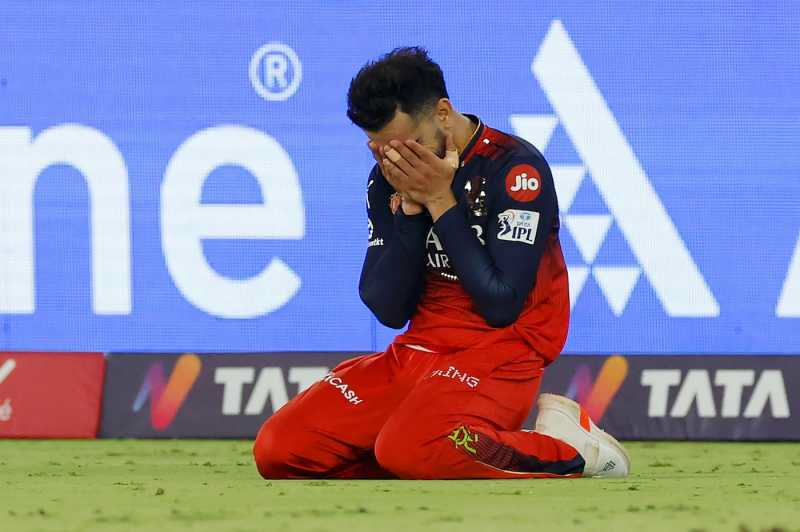
#> input picture kohli_countdown/assets/photo_1.jpg, 800 x 532 px
$ python -i render.py   (imports and definitions only)
#> lines starting #> are read from the running program, lines starting #| are printed output that depends on the picture
#!/usr/bin/env python3
"""Render the "Ranking the best days as a Kohli fan" countdown reel.

Usage:
    python3 render.py [config.json] [--preview]     # --preview = half-res, quick look

Everything (motion graphics, text, SFX, beat) is generated here. Drop your own
photos / face-cam into config.json ("image" per item, "facecam" at the top) and
re-render; nothing else needs touching.
"""
import json
import math
import os
import subprocess
import sys
import wave
from functools import lru_cache
from multiprocessing import Pool

import numpy as np
from PIL import Image, ImageDraw, ImageFilter, ImageFont

import music as bgm
import sfx

HERE = os.path.dirname(os.path.abspath(__file__))
W, H = 1080, 1920
FONT_DIR = "/usr/share/fonts/opentype/inter"
FONTS = {
    "black": "InterDisplay-Black.otf",
    "xbold": "InterDisplay-ExtraBold.otf",
    "bold": "Inter-Bold.otf",
    "semi": "Inter-SemiBold.otf",
    "italic": "InterDisplay-BoldItalic.otf",
}

GOLD = (255, 196, 0)   # accent; replaced by the brand theme in apply_theme()
BLUE = (30, 91, 255)
BG_TOP, BG_BOT = (12, 16, 34), (3, 4, 10)
LOGO = None
WHITE = (255, 255, 255)
MUTED = (160, 176, 210)
INK = (8, 11, 22)

CFG = None
SEGMENTS = []


# ----------------------------------------------------------------------------- helpers

def clamp(x, a=0.0, b=1.0):
    return max(a, min(b, x))


def prog(t, t0, dur):
    return clamp((t - t0) / dur)


def ease_out(x):
    return 1 - (1 - x) ** 3


def ease_in(x):
    return x ** 3


def ease_back(x, s=1.9):
    x -= 1
    return x * x * ((s + 1) * x + s) + 1


def hex_rgb(h):
    h = h.lstrip("#")
    return tuple(int(h[i:i + 2], 16) for i in (0, 2, 4))


@lru_cache(maxsize=64)
def font(weight, size):
    return ImageFont.truetype(os.path.join(FONT_DIR, FONTS[weight]), size)


# [53 lines left out: functions text_img, with_alpha, place, gradient_bg, not called in this run]


BOKEH = [(np.random.default_rng(i).uniform(0, W), np.random.default_rng(i + 99).uniform(0, H),
          np.random.default_rng(i + 7).uniform(20, 90), np.random.default_rng(i + 3).uniform(-25, 25))
         for i in range(14)]


# [23 lines left out: functions draw_background, rounded_mask, not called in this run]


@lru_cache(maxsize=16)
def load_image(path):
    return Image.open(path if os.path.isabs(path) else os.path.join(HERE, path)).convert("RGB")


# [30 lines left out: functions ken_burns, blurred_fill, not called in this run]


@lru_cache(maxsize=4)
def clip_frames(clip_dir):
    return sorted(os.path.join(clip_dir, f) for f in os.listdir(clip_dir))


def clip_frame(clip_dir, t):
    frames = clip_frames(clip_dir)
    return Image.open(frames[min(int(t * CFG["fps"]), len(frames) - 1)]).convert("RGB")


# [13 lines left out: function extract_clip, not called in this run]


# ----------------------------------------------------------------------------- scene pieces

CARD = (70, 690, 1010, 1130)
CARD_MEDIA = (30, 625, 1050, 1325)  # near full-bleed when it holds a photo / clip


def card_box(item):
    return CARD_MEDIA if (item.get("image") or item.get("clip")) else CARD
VO_START = {"hook": 0.15, "item": 0.55, "outro": 0.55}
VO_TAIL = {"hook": 0.35, "item": 0.5, "outro": 1.0}


# [213 lines left out: functions draw_header, draw_card, draw_rank_block, chip_img, extras_timing, draw_caption and 1 more, not called in this run]


CONFETTI = [(np.random.default_rng(s).uniform(0, W), np.random.default_rng(s + 1).uniform(380, 720),
             np.random.default_rng(s + 2).uniform(-80, 80), np.random.default_rng(s + 3).uniform(0, 6.28),
             s % 3) for s in range(110)]


# [85 lines left out: functions draw_confetti, scene_item, flash, scene_hook, not called in this run]


def on_color(c):
    """Ink or white, whichever reads on top of colour c."""
    return INK if (0.299 * c[0] + 0.587 * c[1] + 0.114 * c[2]) > 150 else WHITE


# [167 lines left out: functions logo_img, draw_logo, apply_theme, scene_suspense, scene_outro, attach_voiceover and 3 more, not called in this run]


# ----------------------------------------------------------------------------- render

def render_frame(i):
    t = i / CFG["fps"]
    for kind, data, t0, dur in SEGMENTS:
        if t0 <= t < t0 + dur:
            lt = t - t0
            if kind == "hook":
                img = scene_hook(lt, data)
            elif kind == "suspense":
                img = scene_suspense(lt, dur)
            elif kind == "outro":
                img = scene_outro(lt, data)
            else:
                img = scene_item(lt, *data)
            break
    else:
        img = scene_outro(SEGMENTS[-1][3] - 0.01, SEGMENTS[-1][1])
    img = img.convert("RGB")
    if PREVIEW:
        img = img.resize((W // 2, H // 2), Image.BILINEAR)
    return img.tobytes()


PREVIEW = False


# [83 lines left out: functions part_config, main, render_part, not called in this run]


# [2 lines not run here, left out]

>>> import cv2
>>> picture = cv2.imread('assets/photo_1.jpg', cv2.IMREAD_GRAYSCALE)
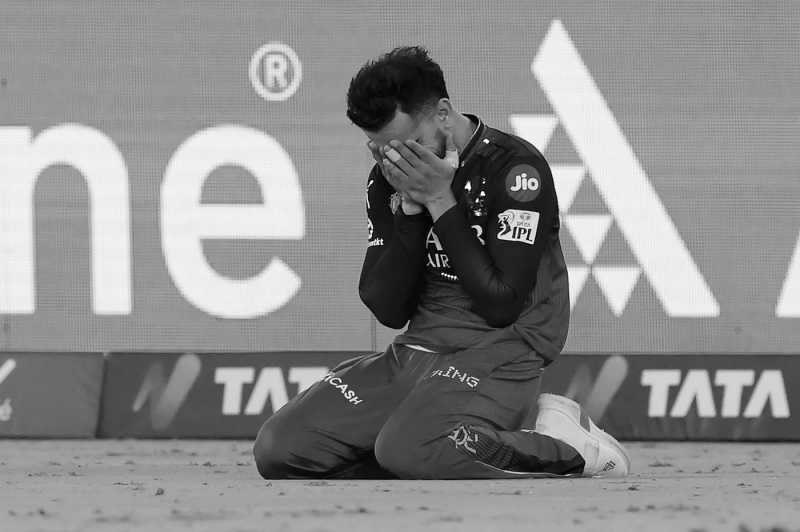
#> picture: shape (532, 800); min 0, max 255, mean 139.5
#> (the run stopped early here; a loop or call above may not have finished)

$ run again, on kohli_countdown/assets/photo_2.jpg
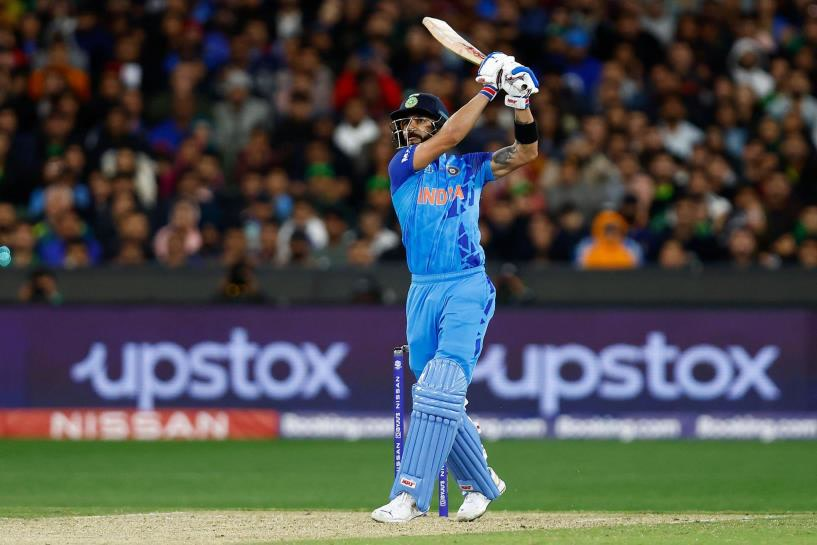
#> input picture kohli_countdown/assets/photo_2.jpg, 817 x 545 px
#> `picture = cv2.imread('assets/photo_1.jpg', cv2.IMREAD_GRAYSCALE)`:
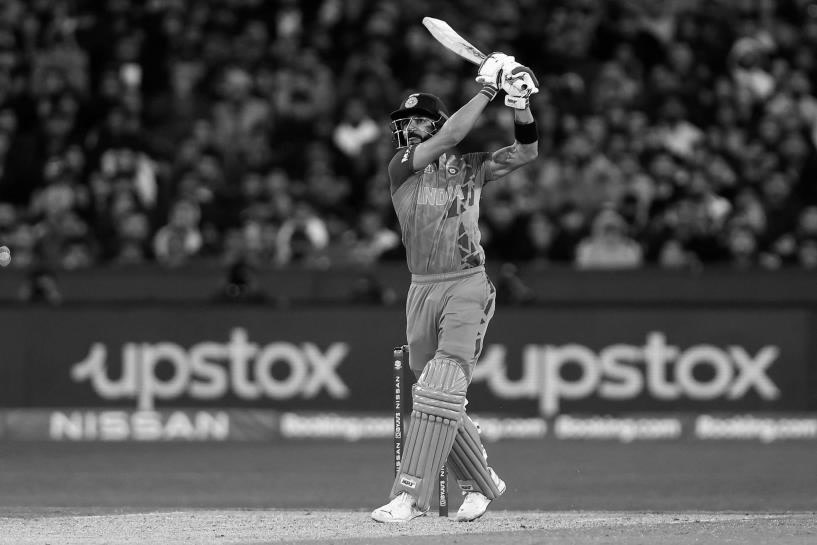
#> picture: shape (545, 817); min 0, max 255, mean 77.5

$ run again, on kohli_countdown/assets/photo_3.jpg
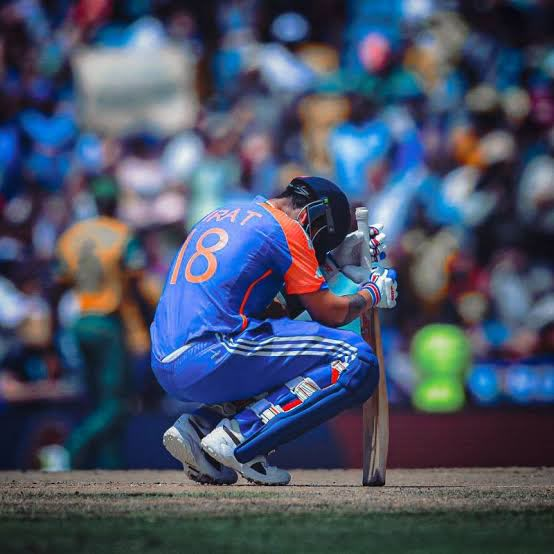
#> input picture kohli_countdown/assets/photo_3.jpg, 554 x 554 px
#> `picture = cv2.imread('assets/photo_1.jpg', cv2.IMREAD_GRAYSCALE)`:
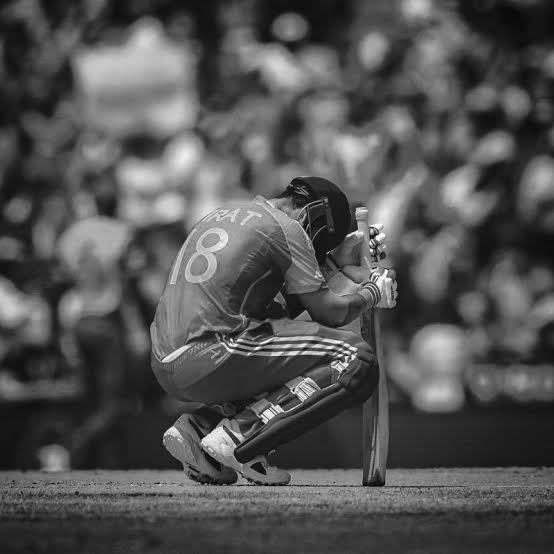
#> picture: shape (554, 554); min 0, max 255, mean 82.3

$ run again, on kohli_countdown/assets/photo_4.jpg
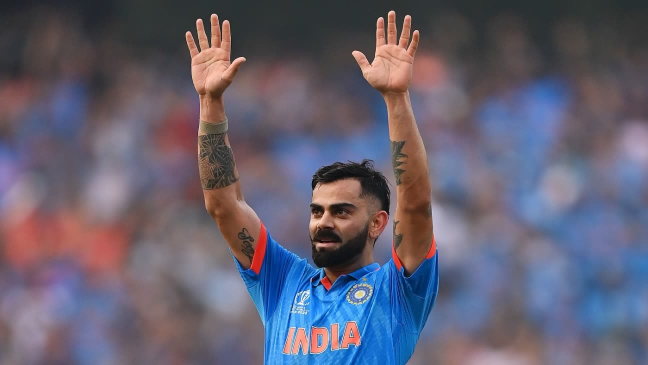
#> input picture kohli_countdown/assets/photo_4.jpg, 1296 x 729 px (shown at 1/2 size)
#> `picture = cv2.imread('assets/photo_1.jpg', cv2.IMREAD_GRAYSCALE)`:
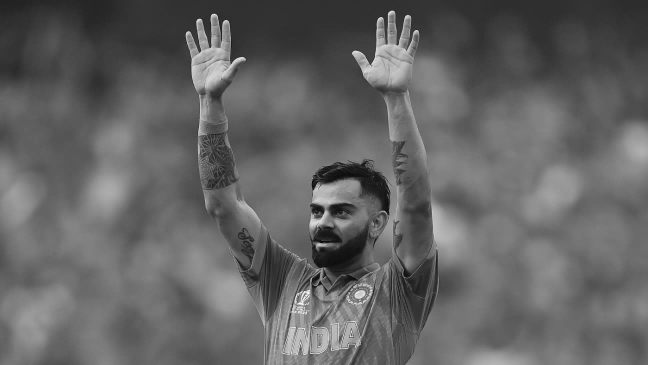
#> picture: shape (729, 1296) (shown at 1/2 size); min 0, max 255, mean 99.6
